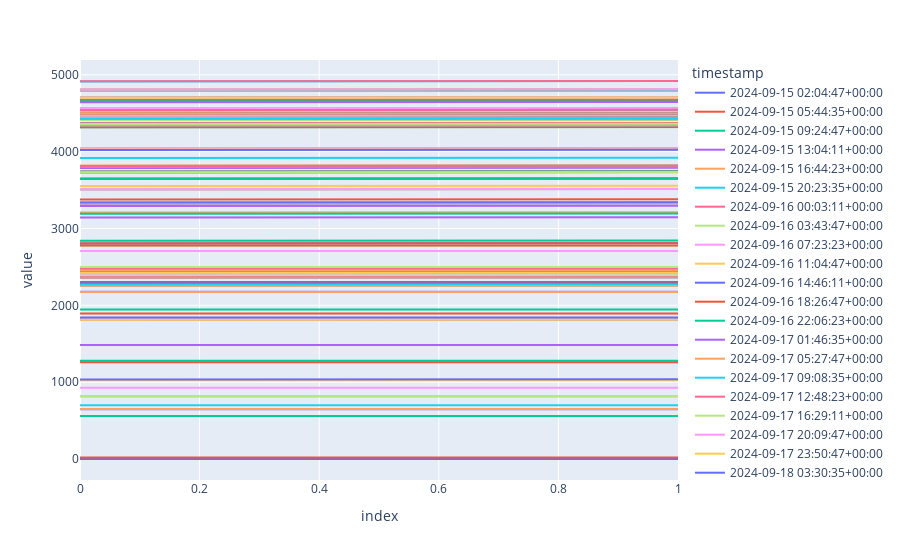

This figure's notebook cell:
### Code cell
px.line([tvl, scaled_tvl])
